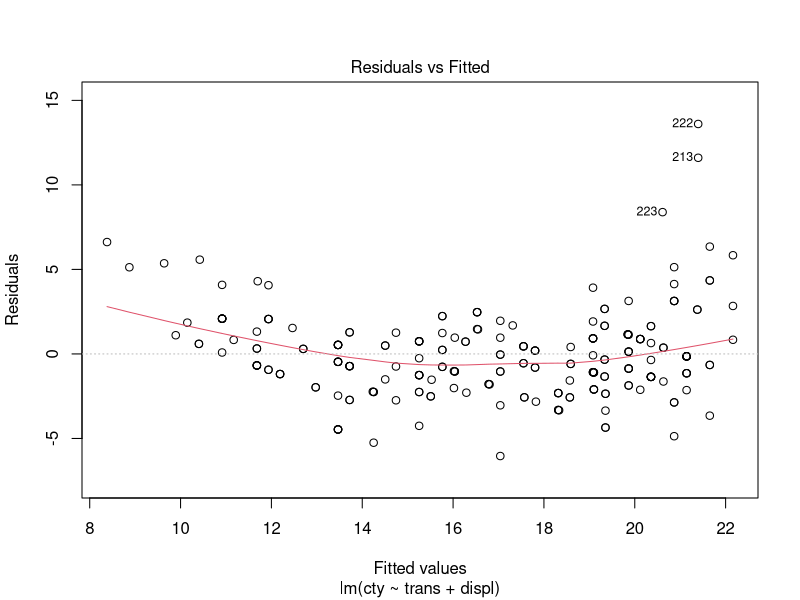
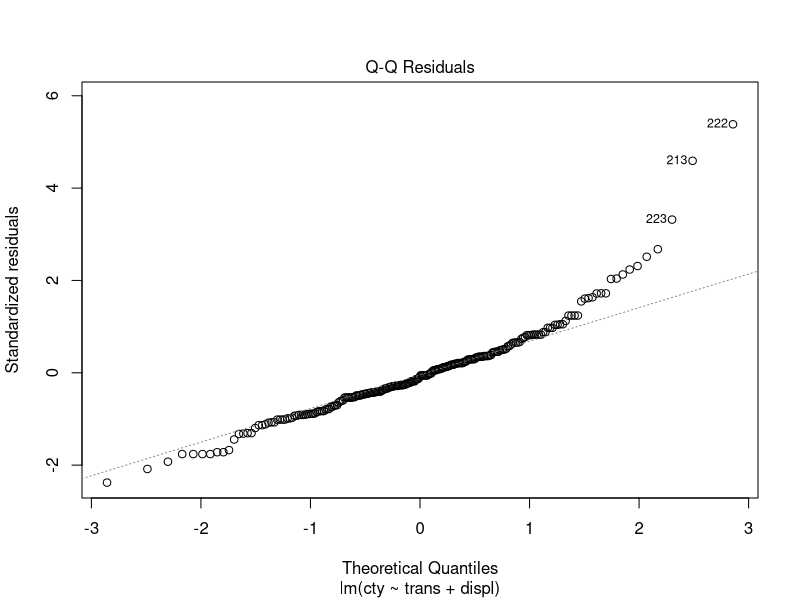
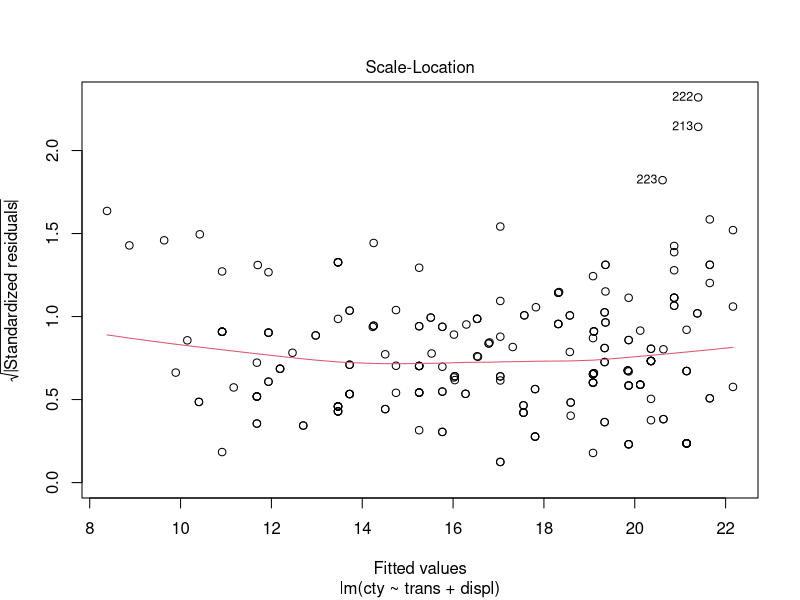
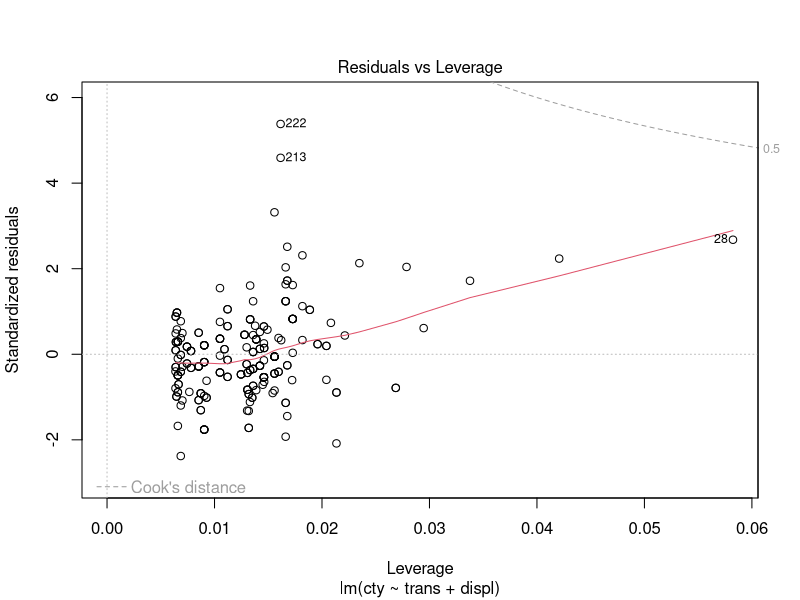
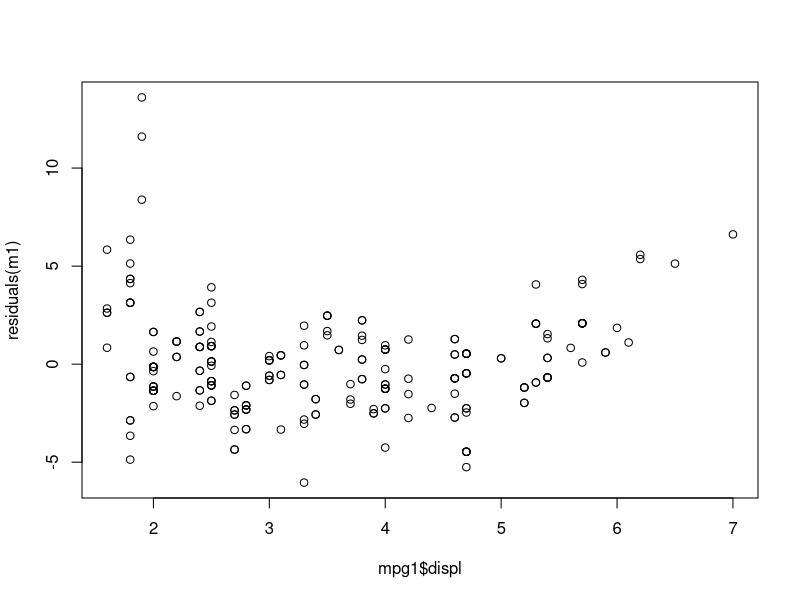
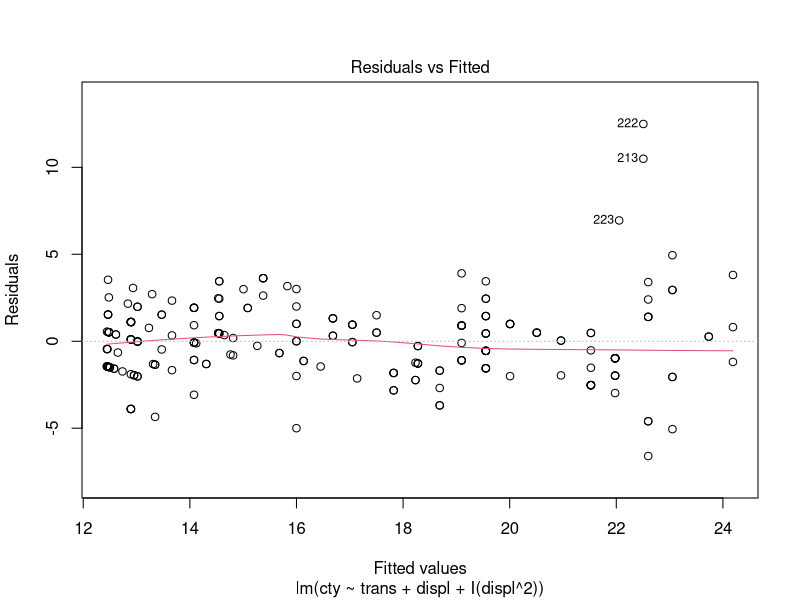
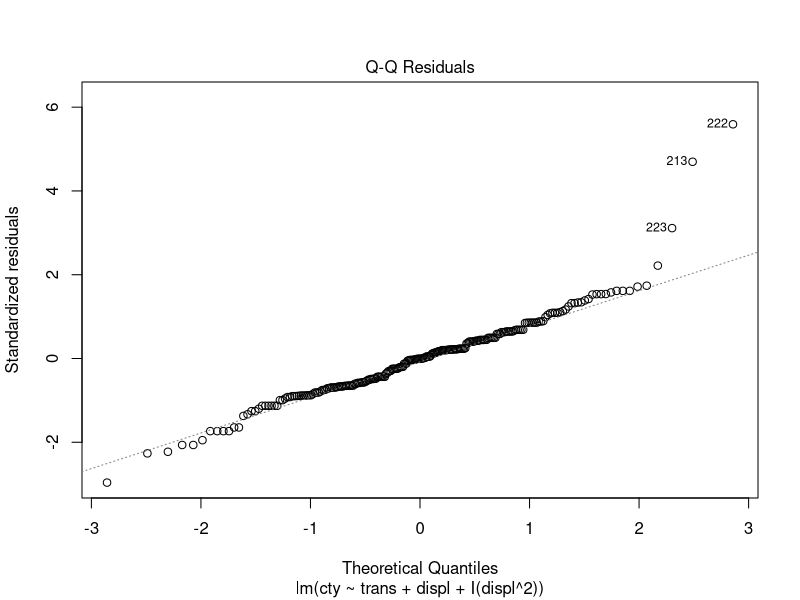
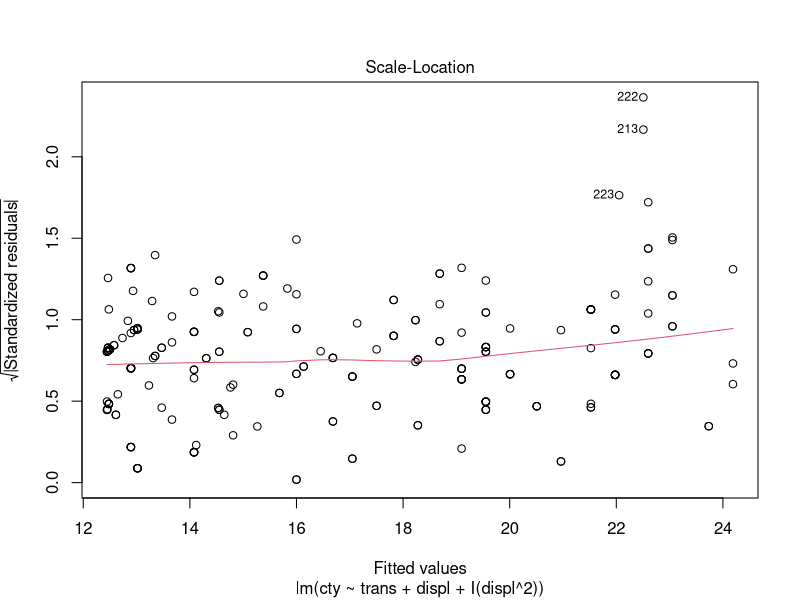

Write the R code that produced these figures, in order.
X <- model.matrix(weight~group,PlantGrowth)

library(ggplot2)
mpg1 <- data.frame(mpg) ## convert to regular data frame
head(mpg1)

mpg1$trans <- factor(gsub("\\(.*\\)","",mpg1$trans)) ## convert to 2 level
head(model.matrix(cty~trans+displ,mpg1)) ## get model matrix

head(model.matrix(cty~trans*displ,mpg1))

m1 <- lm(cty ~ trans + displ, mpg1)
plot(m1)
plot(mpg1$displ,residuals(m1))

m2 <- lm(cty~trans+displ+I(displ^2),mpg1)
plot(m2)
summary(m2)

m3 <- lm(cty~(trans+displ+I(displ^2))^2,mpg1)
m0 <- lm(cty~displ+I(displ^2),mpg1)
anova(m0,m3) ## F ratio test of H_0: m0 is correct vs H_1: we need m3

summary(lm(cty~trans,mpg1))